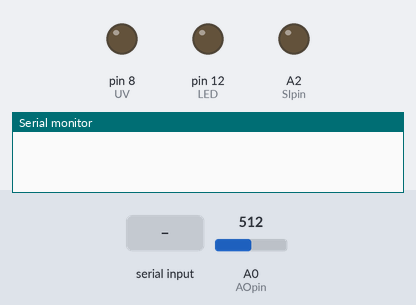
Bench run of a sketch on a simulated Arduino Uno, built with avr-gcc and run on an emulated ATmega328P. On the bench: output pins drawn as LEDs (lit = HIGH), the last lines printed to the serial monitor. Inputs (shaded band) come from the test bench; at power-on: A0 (AOpin) = 512. Pins used as bus, display or sensor lines are not drawn.

Above: at 1.2 s.
1.3 s: "U" received over Serial
At 2.3 s:
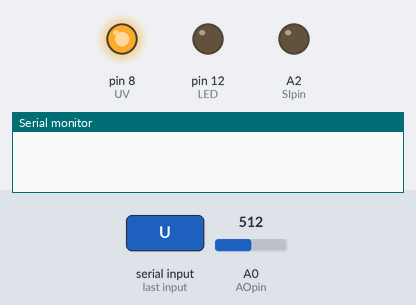
2.8 s: "Y" received over Serial
At 3.4 s:
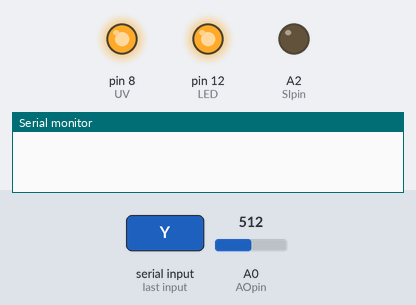
4.3 s: "V" received over Serial
At 4.6 s:
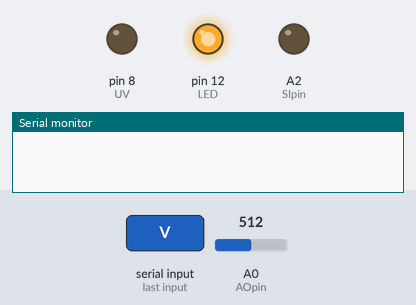
5.8 s: byte 82 ('R') received over Serial
7.3 s: "X" received over Serial
At 9.2 s:
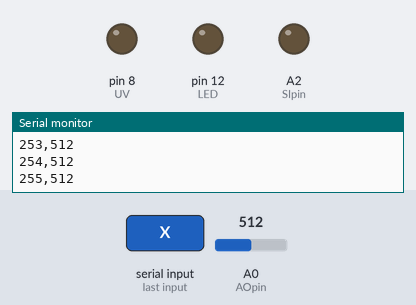
Timing chart, 0 to 10.5 s (numbered marks = the images above; inputs shaded):
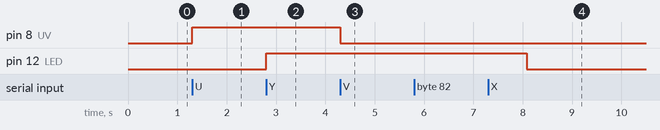

The sketch:

arduino_CLK_and_LED_combined_8_Nov_.ino
```cpp
int channel [256];

const int CLKpin = A1;
const int SIpin = A2;
const int AOpin = A0;
int LED = 12;
int UV = 8;


// the setup function runs once when you press reset or power the board
void setup() {
  // initialize digital pin LED_BUILTIN as an output.
  pinMode(CLKpin, OUTPUT);
  pinMode(SIpin, OUTPUT);
  pinMode(LED,OUTPUT);
  pinMode(UV,OUTPUT);
  Serial.begin(9600);
}

void readSensor() {
  for (int x = 0; x < 100; x++) {
    PORTC = PORTC | 0x02;  // turn the CLK on (HIGH is the voltage level)
    //delayMicroseconds(1);
    PORTC = PORTC & ~0x02;  // turn the CLK off by making the voltage LOW
    //delayMicroseconds(1);
  }

  PORTC |= 0x04; // set SI
  //delayMicroseconds(1);
  PORTC |= 0x02; //set CLK
  //delayMicroseconds(1);
  PORTC &= ~0x04; // reset SI
  //delayMicroseconds(1);
  PORTC &= ~0x02; // reset CLK
  //delayMicroseconds(1);

  for (int x = 0; x < 256; x++) {
    //delayMicroseconds(1);
    channel[x] = analogRead(A0);
    PORTC = PORTC | 0x02;  // turn the CLK on (HIGH is the voltage level)
    //delayMicroseconds(2);
    PORTC = PORTC & ~0x02;  // turn the CLK off by making the voltage LOW
    //delayMicroseconds(2);
  }

}

// the loop function runs over and over again forever
void loop() {
  static int exposure = 1;

  while(Serial.available() == 0);
  char command = Serial.read();
/*  int val = Serial.parseInt();
  if (isDigit(thisChar)) {
      Serial.println(val);;
    }
    */

  switch(command) {
    case 'U':
      digitalWrite(UV, HIGH);
      break;
    case 'V':
      digitalWrite(UV,LOW);
      break;
    case 'X':
     digitalWrite(LED, LOW);
     break;
    case 'Y':
     digitalWrite(LED, HIGH);
     break;
    case 'A':
      exposure = 1;
      break;
    case 'B':
      exposure = 3;
      break;
    case 'C':
      exposure = 5;
      break;
    case 'D':
      exposure = 7;
      break;
    case 'E':
      exposure = 10;
      break;
    case 'F':
      exposure = 30;
      break;
    case 'R':
      readSensor();
      delay(exposure);
      readSensor();
      Serial.print("Exposure: ");
      Serial.println(exposure);
      for (int x = 0; x <256; ++x) {
        Serial.print(x);
        Serial.print(',');
        Serial.println(channel[x]);
      }
  }
  /*
  readSensor();
  delay(1);
  readSensor();
  for (int x = 0; x <256; ++x) {
    Serial.print(x);
    Serial.print(',');
    Serial.println(channel[x]);
  }
 */
}
```

Measured:
- after the input at 1.3 s, pin 8 (UV): LOW → HIGH at once
- after the input at 2.8 s, pin 12 (LED): LOW → HIGH at once
- after the input at 4.3 s, pin 8 (UV): HIGH → LOW at once
- after the input at 7.3 s, pin 12 (LED): HIGH → LOW after 0.78 s
